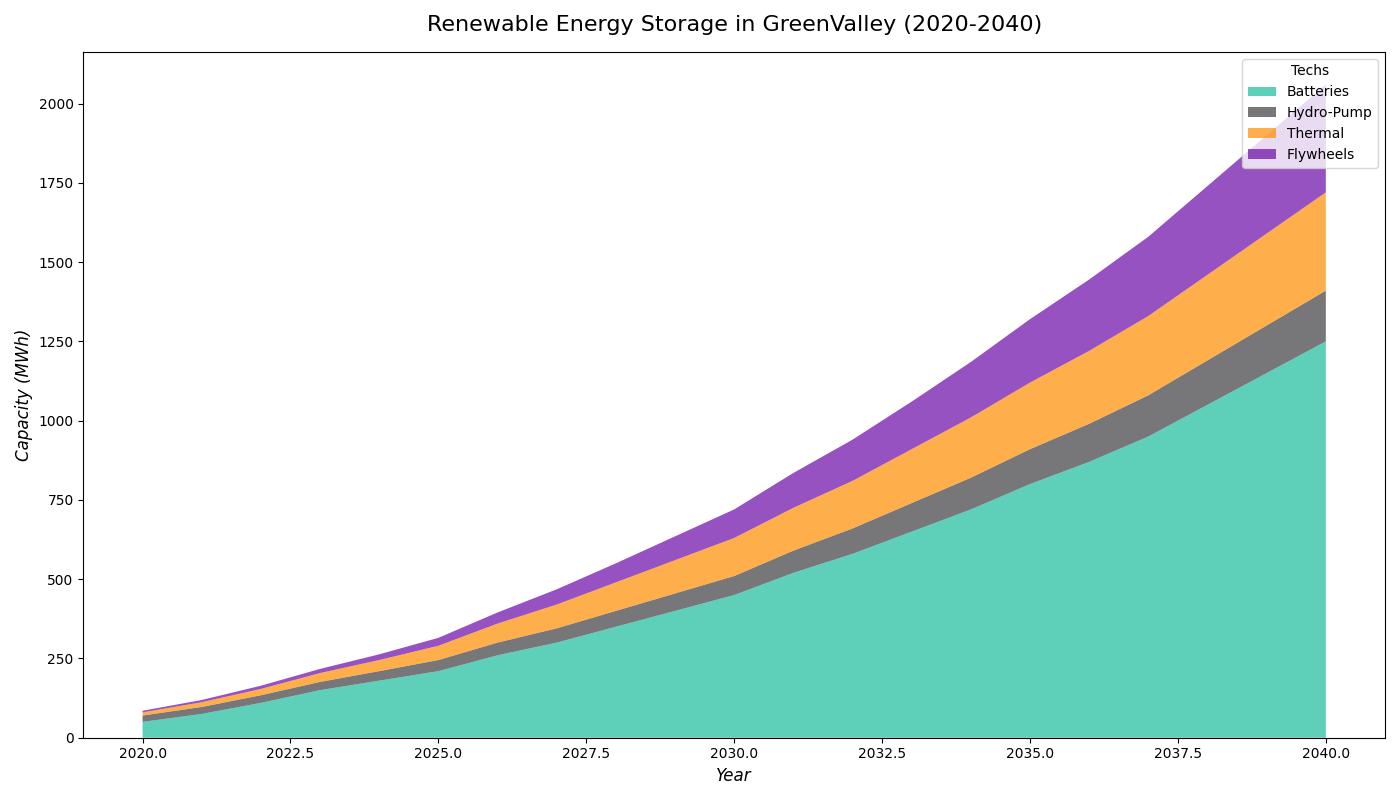

Write Python code to recreate this figure.
import matplotlib.pyplot as plt
import numpy as np

# Define the years from 2020 to 2040
years = np.arange(2020, 2041)

# Data for different storage technologies (in megawatt-hours)
batteries = np.array([50, 75, 110, 150, 180, 210, 260, 300, 350, 400, 450, 520, 580, 650, 720, 800, 870, 950, 1050, 1150, 1250])
hydropumped = np.array([20, 22, 24, 26, 30, 35, 40, 45, 50, 55, 60, 70, 80, 90, 100, 110, 120, 130, 140, 150, 160])
thermal = np.array([10, 15, 20, 28, 35, 45, 60, 75, 90, 105, 120, 135, 150, 170, 190, 210, 230, 250, 270, 290, 310])
flywheels = np.array([5, 7, 10, 13, 18, 25, 35, 48, 60, 75, 90, 110, 130, 150, 175, 200, 225, 250, 280, 310, 340])

# Create the figure and axis for the plot
fig, ax = plt.subplots(figsize=(14, 8))

# Plot the stacked area chart with altered styles
ax.stackplot(years, batteries, hydropumped, thermal, flywheels,
             labels=['Batteries', 'Hydro-Pump', 'Thermal', 'Flywheels'],
             colors=['#1ABC9C', '#3E3C3F', '#FF8C00', '#6908A6'], alpha=0.7)

# Adjusted title and labels style
ax.set_title('Renewable Energy Storage in GreenValley (2020-2040)', fontsize=16, fontweight='normal', pad=15)
ax.set_xlabel('Year', fontsize=12, fontstyle='italic')
ax.set_ylabel('Capacity (MWh)', fontsize=12, fontstyle='italic')

# Change legend location and style
ax.legend(loc='upper right', title='Techs', fontsize=10)

# Disable grid lines for a cleaner look
ax.grid(False)

# Remove annotation for simplicity
# Automatically adjust layout to prevent text overlap and clipping
plt.tight_layout()

# Display the plot
plt.show()
